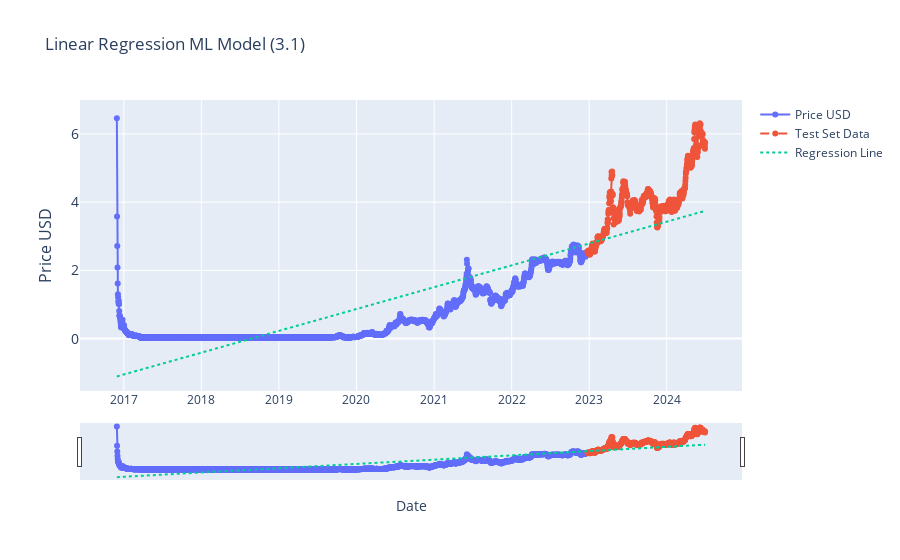

Notebook code cell kept with this figure:
### Markdown cell above
### ordinary_least_squares & weighted_least_squares (ML)

### Code cell
# Linear Regression (3.1)

from sklearn.linear_model import LinearRegression
from sklearn.model_selection import train_test_split
import plotly.graph_objects as go
import pandas as pd
from ipywidgets import interact, DatePicker
import numpy as np

df = current_item.copy()

df['date_ordinal'] = df.index.map(pd.Timestamp.toordinal)
X = df['date_ordinal'].values.reshape(-1, 1)
y = df['price_usd'].values


# train test split (first 80% train, last 20% test)
split_point = int(len(X) * 0.80)  
X_train, X_test = X[:split_point], X[split_point:]
y_train, y_test = y[:split_point], y[split_point:]


# intialize the model (like initialising a variable)
model_lr = LinearRegression()
model_lr.fit(X, y)

# make predictions
y_pred = model_lr.predict(X)


def update_graph_3point1v1(start_date, end_date):
    # Filtering the data based on the date range
    mask = (df.index >= pd.to_datetime(start_date)) & (df.index <= pd.to_datetime(end_date))
    filtered_data = df.loc[mask]
    filtered_pred = y_pred[mask]

    # Creating the plot
    fig = go.Figure()
    fig.add_trace(go.Scatter(x=filtered_data.index[:split_point], y=filtered_data['price_usd'], mode='lines+markers', name='Price USD'))

     # Add the test set prices
    fig.add_trace(go.Scatter(x=filtered_data.index[split_point:], y=y_test, mode='lines+markers', name='Test Set Data', line=dict(dash='dash')))


    # Add the predicted prices
    fig.add_trace(go.Scatter(x=filtered_data.index, y=filtered_pred, mode='lines', name='Regression Line', line=dict(dash='dot')))

    # Formatting
    fig.update_layout(
        title='Linear Regression ML Model (3.1)',
        xaxis_title='Date',
        yaxis_title='Price USD',
        yaxis=dict(
            title='Price USD',
            titlefont_size=16,
            tickfont_size=14,
        ),
        xaxis=dict(  # Added lines for range slider
            rangeslider=dict(
                visible=True
            ),
            type="date"
        ),
        showlegend=True

        )

    fig.show()


# Creating interactive widgets for date selection
start_date_picker = DatePicker(description='Start Date', value=START_DATE)
end_date_picker = DatePicker(description='End Date', value=END_DATE)

# Display the interactive widget
interact(update_graph_3point1v1, start_date=start_date_picker, end_date=end_date_picker)

### Figure 1 — Plotly figure (JSON) as saved in the notebook; plotly's stock layout.template omitted (floating-point values rounded to 4 significant figures; data arrays with more than 128 entries replaced by an {"elided": "..."} marker saying what was removed)
{"data": [{"mode": "lines+markers", "name": "Price USD", "type": "scatter", "x": {"elided": "2216 str values"}, "y": {"elided": "2771 float values"}}, {"line": {"dash": "dash"}, "mode": "lines+markers", "name": "Test Set Data", "type": "scatter", "x": {"elided": "555 str values"}, "y": {"elided": "555 float values"}}, {"line": {"dash": "dot"}, "mode": "lines", "name": "Regression Line", "type": "scatter", "x": {"elided": "2771 str values"}, "y": {"elided": "2771 float values"}}], "layout": {"showlegend": true, "title": {"text": "Linear Regression ML Model (3.1)"}, "xaxis": {"rangeslider": {"visible": true}, "title": {"text": "Date"}, "type": "date"}, "yaxis": {"tickfont": {"size": 14}, "title": {"font": {"size": 16}, "text": "Price USD"}}}}
